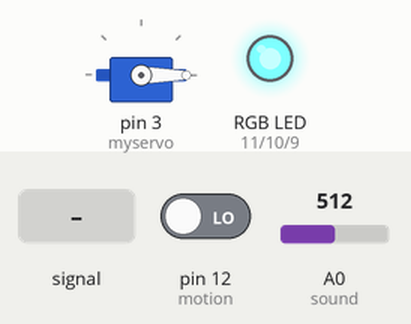
Simulated run of this sketch. Board: Arduino Uno, built with avr-gcc and run on an emulated ATmega328P. On the bench: servo, an RGB LED mixed from three pins (HIGH = lit). The test bench sets the inputs (shaded band); at power-on: A0 (sound) = 512, pin 12 (motion) LOW.

Above: at 1.2 s.
1.3 s: A0 (sound) fed a 200 Hz sine of ±81 counts around its level
4.3 s: A0 (sound) set to 480
At 4.65 s:
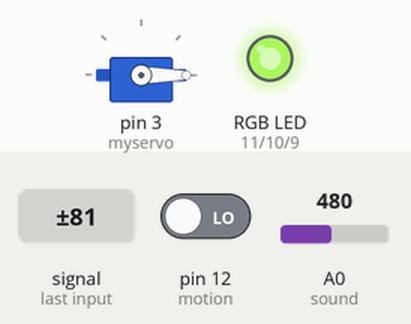
7.3 s: pin 12 (motion) driven HIGH
At 7.65 s:
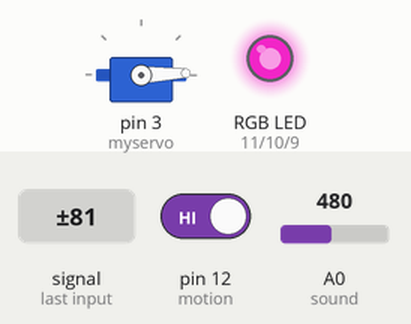
At 8.85 s:
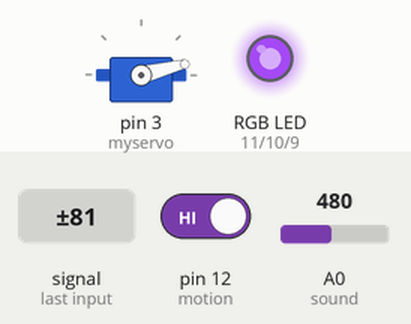
10.3 s: A0 (sound) fed a 1000 Hz sine of ±255 counts around its level
At 10.66 s:
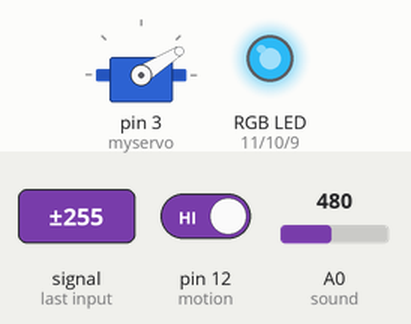
Timing chart, 0 to 10.8 s (numbered marks = the images above; inputs shaded):
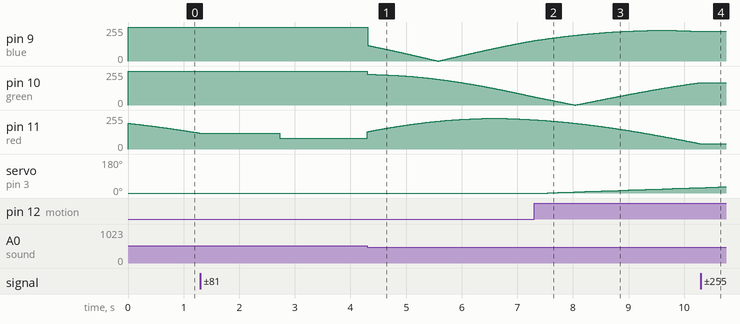

The sketch:

reactive_night_lamp.ino
```cpp
/*
DIY Reactive Night Lamp
Created by Philip Pincencia
3/21/2023

Youtube Video: https://www.youtube.com/watch?v=DLukJRxe6XQ
*/

const int red = 11; // red LED connected to PWM pin 11
const int green = 10; // green LED connected to PWM pin 10
const int blue = 9; // blue LED connected to PWM pin 9
const int sound = A0; // sound sensor connected to analog pin 0
const int motion = 12; // motion sensor connected to PWM pin 12

int state = LOW; // signals if the servo has reached its max rotation.
int d = 200; // how fast servo spins (delays the rotation)
double k; // variable to store the value from the sound sensor
double t = 0; // to cycle through the LEDs (acts like time)
int r=0; // initial incremental value for the position of the servo
double a1, a2, a3; // variables for the luminosity for each LED

double v = 230; // max luminosity of the LEDs

#include <Servo.h>
Servo myservo;  // create servo object to control a servo
int pos = 0; // initial position of the servo

void setup() {
  // set IO pins
  pinMode(red, OUTPUT);
  pinMode(green, OUTPUT);
  pinMode(blue, OUTPUT);
  pinMode(sound, INPUT);
  pinMode(motion, INPUT);

  myservo.attach(3); // servo attached to PWM 3
  myservo.write(0); // servo starts in 0th position
  Serial.begin(115200); // 115200 baud
}

void loop() {
  if (analogRead(sound) > 490) {
    k = analogRead(sound)*0.8;
    }
  else {
    k=0;
    }

  a1 = abs(sin(0.4*t-1))+k;
  a2 = abs(sin(0.4*t))-0.5*k;
  a3 = abs(sin(0.4*t+1))+0.5*k;

  analogWrite(red, v*a1);
  analogWrite(green, v*a2);
  analogWrite(blue, v*a3);
  t += 0.0006; // incremental value

  if (digitalRead(motion) == HIGH) { // logic for the servo's rotating motion
    if (d == 150) {
      myservo.write(pos + 1);
      }
    d -= 0.02;
    if (d > 0) {
      myservo.write(pos);
      }
    else {
      pos = r;
      myservo.write(pos);
      if (r == 180) {
        state = HIGH;
      }
      if (state == HIGH) {
        r--;
        if (r == 0) {
          state = LOW;
          }
        }
      else {
        r++;
        }
      d = 150;
      }
    }
}
```

Measured:
- after the input at 1.3 s, pin 10 (green): 255/255 → 229/255 after 3.0 s
- after the input at 7.3 s, servo on pin 3 (myservo): moves from 0° to 29° over 2.7 s, starting after 0.25 s
- by itself, pin 9 (blue): rises from 153/255 to 229/255 in 2.0 s, then falls to 222/255 in 0.93 s
